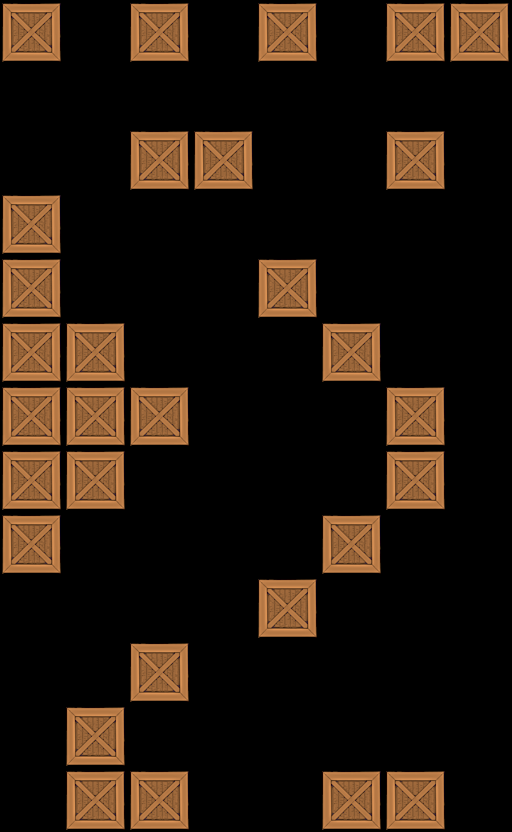

A 2D game scene composited from a Tiled map and its tileset images. What follows is a short description and the map's XML, with each tile layer's data collapsed to a summary:
An orthogonal 8x13 tile map with 64x64 px tiles, 1 tile layer (Tile Layer 1).

<map version="1.0" orientation="orthogonal" width="8" height="13" tilewidth="64" tileheight="64">
 <tileset firstgid="1" name="crate" tilewidth="64" tileheight="64">
  <image source="../../crate4.png" width="64" height="64" />
 </tileset>
 <layer name="Tile Layer 1" width="8" height="13">
  <data>[104 cells, 30 non-empty, 1 distinct tile ids]</data>
 </layer>
</map>
